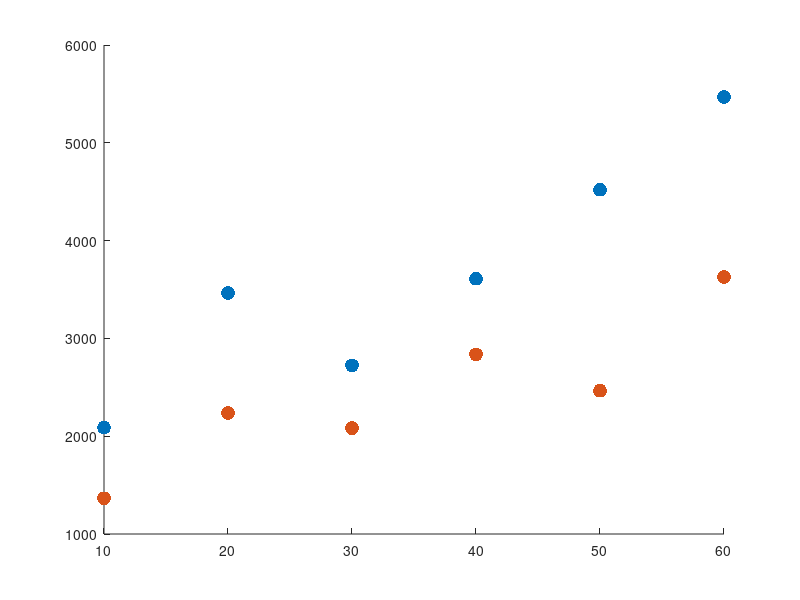

This chart was generated by the following MATLAB code: (Note: this script raises an error after producing the figure.)
clc;
%Setting
fs = 20; %FontSize
lfs = 18; %LegendFontSize&AxisFontSize
fn = 'times new roman'; %Font
sz = 100; %ScatterMarkerSize
lw = 1;%LineWeight
%DataInput
x = 10:10:60; %TimeSpan 0-60min
y1 = [2088.482871	3462.633484	2724.147147	3610.230826	4520.291123	5469.881985]; %Static yield stress
y2 = [1365.312956	2236.653555	2081.668292	2836.773357	2465.50711	3627.608549]; %Static yield stress
%FigureGene
hold on;
scatter(x,y1,sz,"filled","MarkerFaceColor",'#0072BD');
scatter(x,y2,sz,"filled","MarkerFaceColor",'#D95319');
%FittingProcess
p1 = polyfit(x,y1,1); %LineFitting
y1 = polyval(p1,x1);
p2 = polyfit(x,y2,1); %LineFitting
y2 = polyval(p2,x1);
plot(x1,y1,'-','LineWidth',lw,"Color",'#0072BD');
plot(x1,y2,'-','LineWidth',lw,"Color",'#D95319');
%Legend
ax = gca;
ax.XLim = [5 65];% X axis limitation
h = legend('R00','R02',' ',' ','Location','northwest','NumColumns',2); %Legend
legend('boxoff');
set(h,'Fontsize',lfs);
set(gca, 'FontSize', lfs);
set(gca,'xcolor',[0 0 0]);
set(gca,'ycolor',[0 0 0]);
set(gca, 'YTickLabelRotation', 45);
ylabel('Static yield stress (Pa)','FontSize',fs); %YLabel
xlabel('Time (min)','FontSize',fs); %XLabel
set(gca,'FontName',fn)
box on;
hold off;
%SaveAsSvg
saveas(gcf,'/Users/niugeng/Desktop/PlasticYieldStressAnalysis','svg');